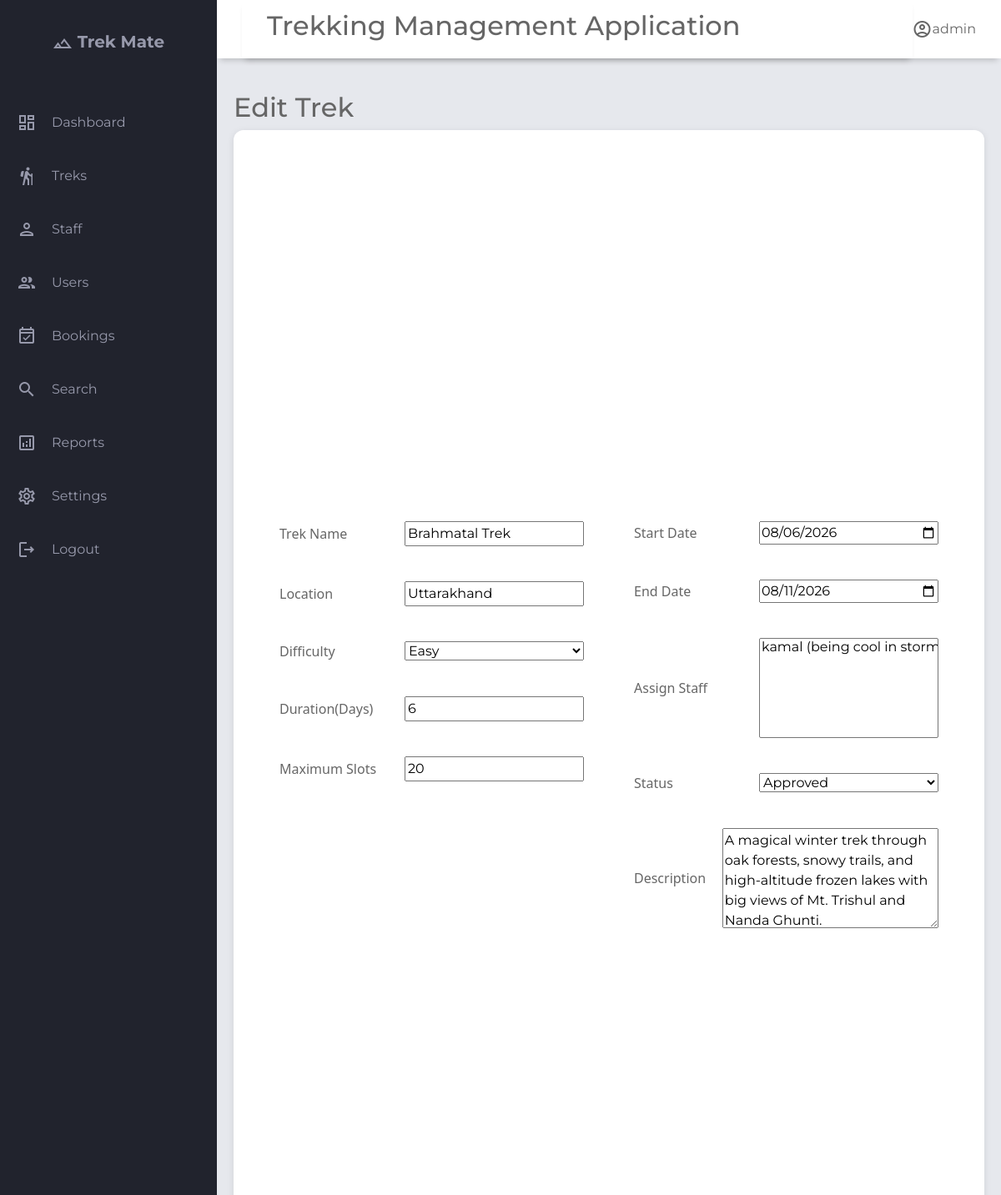
/update/1/trek, run on the app's committed database.
### application/models.py (models this page shows)
class User(db.Model):
    __tablename__='user'
    id= db.Column(db.Integer, primary_key=True)
    username=db.Column(db.String(),unique=True,nullable=False)
    email=db.Column(db.String(),unique=True,nullable=False)
    password=db.Column(db.String(),nullable=False)
    full_name        = db.Column(db.String(), nullable=True)
    phone            = db.Column(db.String(), nullable=True)
    role=db.Column(Enum('admin','trek staff','trekker',name='user_role'),nullable=False,default='trekker')# admin | trek staff | trekker
    is_blacklisted=db.Column(db.Boolean,default=False)
    blacklist_reason=db.Column(db.Text,nullable=True)
    is_active=db.Column(db.Boolean,default=True)
    created_at       = db.Column(db.DateTime, default=db.func.now())
    updated_at       = db.Column(db.DateTime, onupdate=db.func.now())
    bookings=db.relationship('Booking',lazy=True, back_populates='user')
    staff_profile=db.relationship('Staff_profile',lazy=True,uselist=False,back_populates='user') #uselist= False means One-to-one (single object) while default it is one-to-many

class Trek(db.Model):
    __tablename__='trek'
    id              = db.Column(db.Integer, primary_key=True)
    name            = db.Column(db.String(), nullable=False)
    description     = db.Column(db.Text, nullable=True)
    location        = db.Column(db.String(), nullable=True)
    difficulty      = db.Column(db.String(), nullable=False, default='moderate')  # easy | moderate | hard
    duration_days   = db.Column(db.Integer, nullable=False)
    start_date      = db.Column(db.DateTime, nullable=True)
    end_date        = db.Column(db.DateTime, nullable=True)
    max_slots       = db.Column(db.Integer, nullable=False, default=20)
    available_slots = db.Column(db.Integer, nullable=False, default=20)
    price           = db.Column(db.Numeric, nullable=False, default=0.0)
    status          = db.Column(Enum('pending','approved','open','closed','completed','cancelled',name='trek_status'),nullable=False, default='pending')  # pending | approved | open | closed | completed | cancelled
    created_at      = db.Column(db.DateTime, default=db.func.now())
    updated_at      = db.Column(db.DateTime, onupdate=db.func.now())
    assigned_staffs=db.relationship('Staff_profile',secondary='trek_staff_assignment',lazy=True,back_populates='assigned_treks')#many to many relationship
    bookings=db.relationship('Booking',back_populates='trek',lazy=True)#one to many relationship as one trek can have multiple bookings but not other side, as one booking can belong to a single trek

### application/controller.py (the view, shortened to what this page needs)
@app.route("/update/<int:trek_id>/trek",methods=['POST','GET'])
def update_trek(trek_id):
    trek=Trek.query.get(trek_id)
    user=User.query.filter_by(role='admin').first()
    staffs=Staff_profile.query.filter_by(approval_status='approved').all()
    if not trek:
        return render_template("not_found_t.html")
    return render_template("a_add_treks.html",trek=trek,staffs=staffs,user=user)

### templates/a_add_treks.html (shortened to what this page needs)
{% extends "base.html" %}
{% block header_title %}
{% if trek %}
Edit Trek
{% else %}
Add New Trek
{% endif %}
{% endblock %}
{% block content %}
<form action="{% if trek %} {{ url_for('update_trek',trek_id=trek.id) }} {% else %} {{ url_for('add_trek') }}{% endif %}" class="form-add-treks"
method="POST">
  <div class="left">
    <div class="l">
      <label for="name">Trek Name</label>
      <input type="text" id="name" name="tname" value="{{ trek.name if trek else '' }}">
    </div>
    <div class="l">
      <label for="loc">Location</label>
      <input type="text" name="loc" id="loc" value="{{ trek.location if trek else '' }}">
    </div>
    <div class="l">
      <label for="level">Difficulty</label>
      <select name="values" id="level">
        <option value="easy" {% if trek and trek.difficulty=='easy' %} selected {% endif %}>Easy</option>
      </select>
    </div>
    <div class="l">
      <label for="duration">Duration(Days)</label>
      <input type="number" id="duration" name="duration" value="{{ trek.duration_days if trek else '' }}">
    </div>
    <div class="l">
      <label for="slots">Maximum Slots</label>
      <input type="number" name="max slots" id="slots" value="{{ trek.max_slots if trek else '' }}">
    </div>
  </div>
  <div class="right">
    <div class="r">
      <label for="date">Start Date</label>
      <input type="date" name="starttime" id="date" placeholder="dd/mm/yyyy" value="{{ trek.start_date.strftime('%Y-%m-%d') if trek and trek.start_date else '' }}">
    </div>
    <div class="r">
      <label for="endtime">End Date</label>
      <input type="date" name="endtime" id="endtime" placeholder="dd/mm/yyyy" value="{{ trek.end_date.strftime('%Y-%m-%d') if trek and trek.end_date else '' }}">
    </div>
    <div class="r">
      <label for="assign_staff">Assign Staff</label>
      <select name="staff_ids" id="assign_staff" multiple size="2" style="height: 120px; width: 100%;">
        {% for staff in staffs %}
        <option value="{{staff.id}}" {% if trek and staff in trek.assigned_staffs %} selected {% endif %}> {{staff.user.username}} ({{ staff.expertise }})</option>
        {% endfor %}
      </select>
    </div>
    <div class="r">
      <label for="status">Status</label>
      <select name="status" id="status">
        <option value="approved" {% if trek and trek.status=="approved" %} selected {% endif %}>Approved</option>
      </select>
    </div>
    <div class="r">
      <label for="message">Description</label>
      <textarea id="message" name="message" rows="4">{{ trek.description if trek else '' }}</textarea>
    </div>
  </div>
</form>
{% endblock %}

### templates/base.html (shortened to what this page needs)
<!DOCTYPE html>
<html lang="en">
<head>
    <link rel="stylesheet" href="https://cdn.jsdelivr.net/npm/bootstrap@5.3.8/dist/css/bootstrap.min.css">
    <link rel="stylesheet" href="{{ url_for('static',filename='style.css') }}">
</head>
<body>
    <div class="grid-container">
        <header class="header">
            <div class="header left">
                <h2>Trekking Management Application</h2>
            </div>
            <div class="header-right">
                <span class="material-icons-outlined">account_circle</span>{{user.username}}
            </div>
        </header>
        <aside id="sidebar">
            <div class="sidebar-title">
                <div class="sidebar-brand">
                    <span class="material-icons-outlined">filter_hdr</span> Trek Mate
                </div>
            </div>
            <ul class="sidebar-list">
                <li class="sidebar-list-item">
                    <span class="material-icons-outlined">dashboard</span> <a href="/admin">Dashboard</a>
                </li>
                <li class="sidebar-list-item">
                    <span class="material-icons-outlined">hiking</span> <a href="/admin/treks">Treks</a>
                </li>
                <li class="sidebar-list-item">
                    <span class="material-icons-outlined">person</span> <a href="/admin/staff">Staff</a>
                </li>
                <li class="sidebar-list-item">
                    <span class="material-icons-outlined">group</span> <a href="/admin/users">Users</a>
                </li>
                <li class="sidebar-list-item">
                    <span class="material-icons-outlined">event_available</span> <a href="/admin/bookings">Bookings</a>
                </li>
                <li class="sidebar-list-item">
                    <span class="material-icons-outlined">search</span> <a href="">Search</a>
                </li>
                <li class="sidebar-list-item">
                    <span class="material-icons-outlined">analytics</span><a href="">Reports</a>
                </li>
                <li class="sidebar-list-item">
                    <span class="material-icons-outlined">settings</span><a href="">Settings</a>
                </li>
                <li class="sidebar-list-item">
                    <span class="material-icons-outlined">logout</span><a href="/login">Logout</a>
                </li>
            </ul>
        </aside>
        <main class="main-container">
            <div class="main-title">
                <div>
                    <h2>{% block header_title %}Dashboard{% endblock %}</h2>
                </div>
            </div>
            {% block content %}
            {% endblock %}
        </main>
    </div>
</body>
</html>

### static/style.css (style rules this page uses)
body { margin: 0; padding: 0; box-sizing: border-box; background-color: #e6e8ed; color: #666666; font-family: "Montserrat",sans-serif; }
.material-icons-outlined { vertical-align: middle; line-height: 1px; }
.grid-container { display: grid; grid-template-columns: 260px 1fr 1fr 1fr ; grid-template-rows: 0.2fr 3fr; grid-template-areas: "sidebar header header header" "sidebar main main main" ; height: 100vh; }
.header { grid-area: header; height: 70px; background-color: #ffffff; display: flex; align-items: center; justify-content: space-between; padding: 0 30px 0 30px; box-shadow: 0 6px 7px -4px rgba(0,0,0,0.2); }
#sidebar { grid-area: sidebar; height: 100%; background-color: #21232d; color: #9799ab; overflow-y: auto; transition: all 0.5s; }
.sidebar-title { display: flex; justify-content: center; align-items: center; padding: 20px 20px 20px 20px; margin-bottom: 30px; }
.sidebar-brand { margin-top: 15px; font-size: 20px; font-weight: 700; }
.sidebar-list { padding: 0; margin-top: 15px; list-style-type: none; width:100%; }
.sidebar-list-item { padding: 20px 20px 20px 20px; display: flex; align-items: center; width:100%; gap: 18px; border-radius:10px; transition:0.3s; }
.main-container { grid-area: main; overflow-y: auto; padding: 20px 20px; }
.main-title { display: flex; justify-content: space-between; align-items:center; }

### templates/base.html (style rules this page uses)
a { text-decoration: none; color: #9799ab; }

### templates/a_add_treks.html (style rules this page uses)
.form-add-treks { box-sizing: border-box; height: 100vh; display: flex; width: 100%; flex-direction: row; flex-wrap: wrap; align-items: center; justify-content: center; background: white; border-radius: 12px; padding: 25px; box-shadow: 0 2px 8px rgba(0, 0, 0, .1); position: relative; padding-bottom: 80px; }
.left, .right { flex: 1; }
.form-add-treks .left, .form-add-treks .right { height: 500px; }
.left .l { margin: 20px; padding: 10px; margin-bottom: 22px; }
.right .r { margin: 20px; padding: 10px; margin-bottom: 22px; }
.r { display: flex; align-items: center; margin-bottom: 10px; }
.r label { width: 150px; font-weight: 500; font-family: system-ui, -apple-system, BlinkMacSystemFont, 'Segoe UI', Roboto, Oxygen, Ubuntu, Cantarell, 'Open Sans', 'Helvetica Neue', sans-serif; }
.l { display: flex; align-items: center; margin-bottom: 10px; }
.l label { width: 150px; font-weight: 500; font-family: system-ui, -apple-system, BlinkMacSystemFont, 'Segoe UI', Roboto, Oxygen, Ubuntu, Cantarell, 'Open Sans', 'Helvetica Neue', sans-serif; }
.r input, .r select { flex: 1; }
.l input, .l select { flex: 1; }
textarea { width: 100%; min-height: 120px; }

### data on the page
User: username "admin"
Trek: tname "Brahmatal Trek", loc "Uttarakhand", values "Easy", duration "6", max_slots "20", starttime "08/06/2026", endtime "08/11/2026", status "Approved", message "A magical winter trek through oak forests, snowy trails, and high-altitude frozen lakes with big views of Mt. Trishul and Nanda Ghunti."
